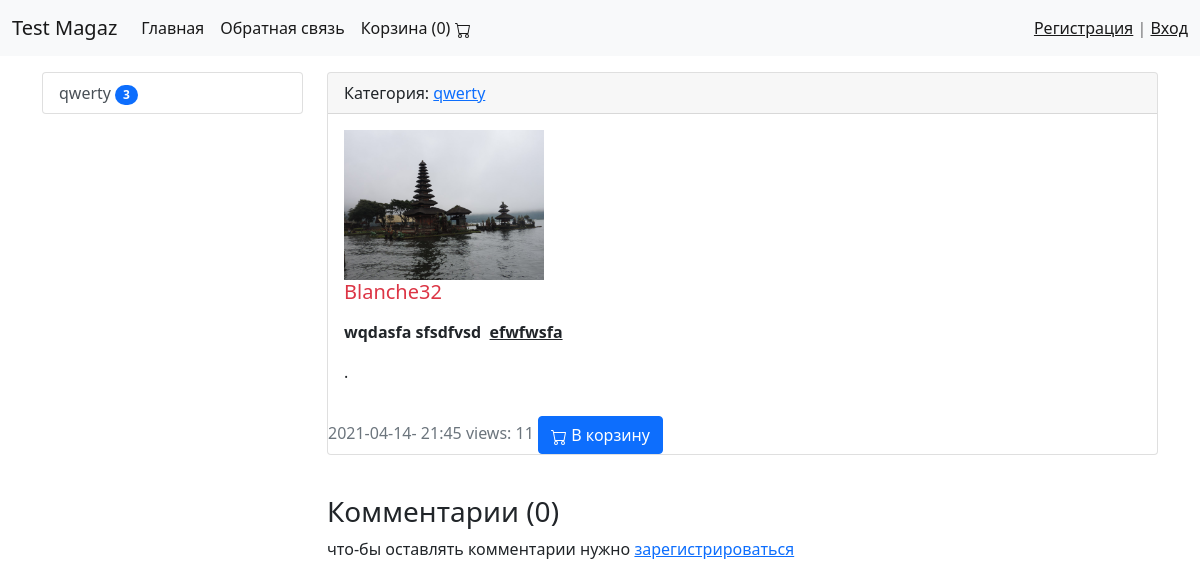
Screenshot of /product/blanche33/ with the database file from the repository.
### news/models.py (models this page shows, shortened)
class Category(models.Model):
    title = models.CharField(max_length=150,db_index=True,verbose_name='Заголовок')
    slug = models.SlugField(verbose_name='URL категории', unique=True)
    def get_absolute_url(self):
        return reverse('category',kwargs={"slug":self.slug})
    class Meta:
        verbose_name='Категория'
        verbose_name_plural='Категории'
        ordering=['title']

class Product(models.Model):
    category = models.ForeignKey('Category',on_delete=models.PROTECT)
    name = models.CharField(max_length=150,verbose_name='Заголовок')
    slug = models.SlugField(verbose_name='URL продукта', unique=True)
    content = models.TextField(verbose_name='Контент')
    price = models.DecimalField( decimal_places=2, max_digits=9)
    created_at = models.DateTimeField(auto_now_add=True,verbose_name='СОздано')
    image = models.ImageField(upload_to='photos/%Y/%m/%d/',verbose_name='Изображение')
    is_publish = models.BooleanField(default=True)
    views = models.IntegerField(default=0)
    class Meta:
        verbose_name='Продукт'
        verbose_name_plural='Продукты'
        ordering=['-created_at',]

### news/views.py (the view)
# urls.py: path('product/<str:slug>/',ProductView.as_view(),name='view_prdouct'),
class ProductView(DetailView):
    model= Product
    template_name= 'products/view_products.html'
    context_object_name = 'product'
    def get_context_data(self,*,object_list=None,**kwargs):
        context = super().get_context_data(**kwargs)
        self.object.views = F('views') + 1
        self.object.save()
        self.object.refresh_from_db()
        context['title']= self.get_object().name
        context['form']= ReviewsForm()
        return context

### news/templatetags/products_tags.py (called while the page is built)
@register.inclusion_tag('products/list_categories.html')
def show_categories():
    categories = Category.objects.annotate(cnt=Count('product',filter=F('product__is_publish'))).filter(cnt__gt=0)
    return {"categories":categories}

### news/templates/products/view_products.html (shortened to what this page needs)
{% extends 'base.html' %}
{% load crispy_forms_tags %}
{%block sidebar%}
 {% include 'inc/_sidebar.html'%}
{%endblock%}
{%block content%}
  <div class="card mb-3">
      <div class="card-header">
        Категория: <a href="{{product.category.get_absolute_url}}" >  {{product.category.title}}</a>
      </div>
      <div class="card-body">
          {%if product.image%}
              <img src="{{product.image.url}}" alt="{{product.name}}" width="200" class="float-left mr-3">
              {%endif%}
        <h5 class="card-title {%cycle 'text-danger' 'text-success'%}">{{product.name}}</h5>
        <p class="card-text">{{product.content|safe}}.</p>
      </div>
      <div class="cart-footer text-muted">
          {{product.created_at | date:"Y-m-d- H:i"}}
          views: {{product.views}}
          <a href="{% url 'cart_add' product.id %}"><button type="button" class="btn btn-primary">
    В корзину
          </button></a>
      </div>
    </div>
      <br>
      <h3>Комментарии ({{product.reviews_set.all.count}})</h3>
{%if request.user.is_authenticated%}
<h3>Добавить комментарий</h3>
<div  style="max-width: 175.68px; ">
<form action="{%url 'add_comment' product.id%}"  method="post">
    {% csrf_token %}
    {{ form|crispy }}
    <button type="submit">Добавить</button>
  </form>
</div>
{%else%}
<p>что-бы оставлять комментарии нужно <a href="{%url 'register'%}">зарегистрироваться</a> </p>
{%endif%}
{%endblock%}

### news/templates/products/list_categories.html
{% load products_tags %}
<div class="list-group">
      {%for item in categories%}
      <a href="{{item.get_absolute_url}}" class="list-group-item list-group-item-action">{{item.title}}
       <span class="badge bg-primary rounded-pill">{{item.cnt}}</span></a>
    {%endfor%}
    </div>

### rows the page displays
Category: title "qwerty", cnt "3"
Product: category "qwerty", image (picture), name "Blanche32", content "wqdasfa sfsdfvsd efwfwsfa", created_at "2021-04-14- 21:45", views "11", reviews_set.all.count "0"

### other values shown
{{ request.session.cart|length }} "0"
